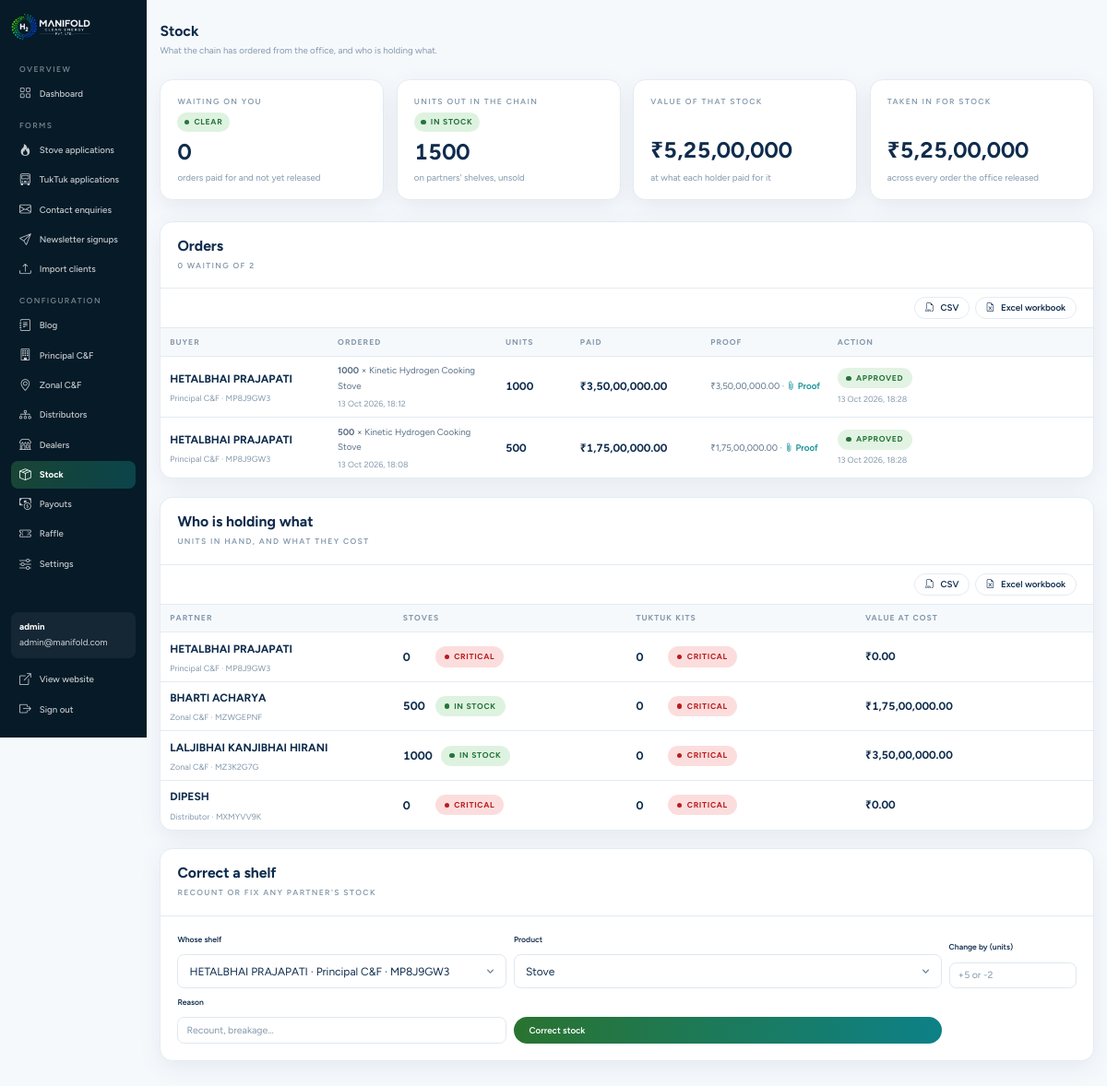
Screenshot of /admin/stock.php (signed in) with the database file from the repository.
### tables this page shows
CREATE TABLE `stock_orders` (
  `id` int(10) UNSIGNED NOT NULL,
  `buyer_type` enum('distributor','dealer','zonal_cf','principal_cf') NOT NULL,
  `buyer_id` int(10) UNSIGNED NOT NULL,
  `seller_type` enum('office','principal_cf','zonal_cf','distributor') NOT NULL DEFAULT 'office',
  `seller_id` int(10) UNSIGNED DEFAULT NULL,
  `product` enum('stove','tuktuk') DEFAULT NULL,
  `quantity` int(10) UNSIGNED DEFAULT NULL,
  `unit_price` decimal(10,2) DEFAULT NULL,
  `total_amount` decimal(14,2) NOT NULL,
  `status` enum('pending','approved','rejected') NOT NULL DEFAULT 'pending',
  `reference` varchar(120) DEFAULT NULL,
  `proof_path` varchar(255) DEFAULT NULL,
  `note` varchar(255) DEFAULT NULL,
  `reject_reason` varchar(255) DEFAULT NULL,
  `requested_at` datetime NOT NULL DEFAULT current_timestamp(),
  `decided_at` datetime DEFAULT NULL,
  `decided_by_admin` int(10) UNSIGNED DEFAULT NULL
);

CREATE TABLE `stock_order_items` (
  `id` int(10) UNSIGNED NOT NULL,
  `order_id` int(10) UNSIGNED NOT NULL,
  `product` enum('stove','tuktuk') NOT NULL,
  `quantity` int(10) UNSIGNED NOT NULL,
  `unit_price` decimal(10,2) NOT NULL,
  `line_total` decimal(14,2) NOT NULL
);

CREATE TABLE `stock_order_payments` (
  `id` int(10) UNSIGNED NOT NULL,
  `order_id` int(10) UNSIGNED NOT NULL,
  `amount` decimal(14,2) NOT NULL,
  `reference` varchar(120) DEFAULT NULL,
  `proof_path` varchar(255) DEFAULT NULL,
  `paid_at` datetime NOT NULL DEFAULT current_timestamp()
);

### admin/stock.php (the view, shortened to what the rows shown need)
<?php
require_once __DIR__ . '/lib.php';
$orders  = stock_orders_to_decide('office', null);
require __DIR__ . '/partials/layout-top.php';
?>
<div class="panel">
  <div class="panel__head">
    <div class="panel__head-text">
      <h2>Orders</h2>
    </div>
  </div>
  <div class="table-wrap">
    <table class="data-table data-table--dealers" data-paged="10" data-export="stock-order-requests">
      <colgroup>
      </colgroup>
      <thead>
        <tr>
          <th>Buyer</th>
          <th>Ordered</th>
          <th>Units</th>
          <th>Paid</th>
          <th>Proof</th>
          <th>Action</th>
        </tr>
      </thead>
      <tbody>
        <?php foreach ($orders as $order): ?>
          <tr>
            <td>
              <div class="cell-stack">
                <strong><?= e($order['buyer_name'] ?? '—') ?></strong>
                <span class="cell-sub">
                  <?= e(ucfirst(stock_tier_label((string) $order['buyer_type']))) ?> · <?= e($order['buyer_code'] ?? '') ?>
                </span>
              </div>
            </td>
            <td>
              <div class="cell-stack">
                <?php foreach (stock_order_items((int) $order['id']) as $orderItem): ?>
                  <span>
                    <b><?= (int) $orderItem['quantity'] ?></b> ×
                    <?= e(product_label((string) $orderItem['product'])) ?>
                  </span>
                <?php endforeach; ?>
                <span class="cell-sub"><?= e(format_datetime($order['requested_at'])) ?></span>
              </div>
            </td>
            <td class="td-amount stock-figure">
              <strong><?= stock_order_units((int) $order['id']) ?></strong>
            </td>
            <td class="td-amount">
              <div class="cell-stack">
                <strong><?= e(money((float) $order['paid_amount'])) ?></strong>
              </div>
            </td>
            <td>
              <div class="cell-stack">
                <?= stock_payments_html($order, static fn (array $p): string =>
                    'file.php?path=' . rawurlencode((string) $p['proof_path']) . '&dir=payments') ?>
              </div>
            </td>
            <td data-export="<?= e(stock_status_label((string) $order['status'])
                . (!empty($order['reject_reason']) ? ' — ' . $order['reject_reason'] : '')) ?>">
              <?php if ($order['status'] === 'pending'): ?>
                <div class="decide">
                  <form method="post">
                    <?= csrf_field() ?>
                    <input type="hidden" name="action" value="approve">
                    <input type="hidden" name="order_id" value="<?= (int) $order['id'] ?>">
                    <button type="submit" class="btn btn--primary btn--sm">
                      <i class="bi bi-check-lg" aria-hidden="true"></i> Payment received
                    </button>
                  </form>
                  <form method="post"
                        data-confirm="Turn this order down? No stock moves and nothing is deducted.">
                    <?= csrf_field() ?>
                    <input type="hidden" name="action" value="reject">
                    <input type="hidden" name="order_id" value="<?= (int) $order['id'] ?>">
                    <div class="decide__reason">
                      <label class="visually-hidden" for="reason-<?= (int) $order['id'] ?>">
                        Why this order is being turned down
                      </label>
                      <input id="reason-<?= (int) $order['id'] ?>" name="reason" type="text" maxlength="255"
                             placeholder="Why? They see this">
                      <button type="submit" class="btn btn--ghost btn--sm">Turn down</button>
                    </div>
                  </form>
                </div>
              <?php else: ?>
                <div class="decide__settled">
                  <span class="pill pill--<?= $order['status'] === 'approved' ? 'accepted' : 'rejected' ?>">
                    <?= e(stock_status_label((string) $order['status'])) ?>
                  </span>
                  <span class="cell-sub"><?= e(format_datetime($order['decided_at'])) ?></span>
                </div>
              <?php endif; ?>
            </td>
          </tr>
        <?php endforeach; ?>
      </tbody>
    </table>
  </div>
</div>
<div class="panel">
  <div class="panel__head">
    <div class="panel__head-text">
      <h2>Who is holding what</h2>
    </div>
  </div>
  <div class="table-wrap">
    <table class="data-table data-table--stack" data-paged="10" data-export="stock-holders">
      <thead>
        <tr>
          <th>Partner</th>
          <th>Stoves</th>
          <th>TukTuk kits</th>
          <th>Value at cost</th>
        </tr>
      </thead>
    </table>
  </div>
</div>
<div class="panel">
  <div class="panel__head">
    <div class="panel__head-text">
      <h2>Correct a shelf</h2>
    </div>
  </div>
</div>
<?php require __DIR__ . '/partials/layout-bottom.php'; ?>

### admin/lib.php (shortened to what the rows shown need)
<?php
require_once __DIR__ . '/config.php';
function product_label(string $product): string
{
    return $product === 'stove' ? 'Kinetic Hydrogen Cooking Stove' : 'Hydrogen Conversion Kit for TukTuk';
}
function stock_tier_label(string $type): string
{
    return [
        'office'       => 'the office',
        'principal_cf' => 'Principal C&F',
        'zonal_cf'     => 'Zonal C&F',
        'distributor'  => 'distributor',
        'dealer'       => 'dealer',
    ][$type] ?? $type;
}
function stock_status_label(string $status): string
{
    $labels = [
        'pending'  => 'Waiting for approval',
        'approved' => 'Approved',
        'rejected' => 'Turned down',
    ];
    return $labels[$status] ?? ucfirst($status);
}
function stock_order_payments(int $orderId): array
{
    $stmt = db()->prepare('SELECT * FROM stock_order_payments WHERE order_id = ? ORDER BY id');
    $stmt->execute([$orderId]);
    return $stmt->fetchAll();
}
function stock_payments_html(array $order, callable $urlFor): string
{
    $out = '';
    foreach (stock_order_payments((int) $order['id']) as $p) {
        $out .= '<span>' . e(money((float) $p['amount']));
        if (!empty($p['proof_path'])) {
            $out .= ' · <a class="link-arrow" data-viewer="Proof of payment" href="' . e($urlFor($p)) . '">'
                . '<i class="bi bi-paperclip" aria-hidden="true"></i> Proof</a>';
        }
        $out .= '</span>';
    }
    return $out !== '' ? $out : '<span class="cell-sub">none uploaded</span>';
}
function stock_order_items(int $orderId): array
{
    $stmt = db()->prepare(
        "SELECT * FROM stock_order_items WHERE order_id = ? ORDER BY FIELD(product, 'stove', 'tuktuk')"
    );
    $stmt->execute([$orderId]);
    return $stmt->fetchAll();
}
function stock_order_units(int $orderId): int
{
    $units = 0;
    foreach (stock_order_items($orderId) as $item) {
        $units += (int) $item['quantity'];
    }
    return $units;
}
function stock_orders_to_decide(string $sellerType, ?int $sellerId): array
{
    $stmt = db()->prepare(
        "SELECT o.*,
                (SELECT COALESCE(SUM(amount), 0) FROM stock_order_payments p WHERE p.order_id = o.id) AS paid_amount,
                COALESCE(pc.full_name, zc.full_name, di.full_name, de.full_name) AS buyer_name,
                COALESCE(pc.principal_code, zc.zonal_code, di.distributor_code, de.dealer_code) AS buyer_code
           FROM stock_orders o
           LEFT JOIN principal_cf pc ON o.buyer_type = 'principal_cf' AND pc.id = o.buyer_id
           LEFT JOIN zonal_cf     zc ON o.buyer_type = 'zonal_cf'     AND zc.id = o.buyer_id
           LEFT JOIN distributors di ON o.buyer_type = 'distributor'  AND di.id = o.buyer_id
           LEFT JOIN dealers      de ON o.buyer_type = 'dealer'       AND de.id = o.buyer_id
          WHERE o.seller_type = ? AND o.seller_id <=> ?
          ORDER BY FIELD(o.status, 'pending', 'approved', 'rejected'), o.requested_at DESC, o.id DESC"
    );
    $stmt->execute([$sellerType, $sellerType === 'office' ? null : $sellerId]);
    return $stmt->fetchAll();
}
function e(?string $value): string
{
    return htmlspecialchars((string) $value, ENT_QUOTES | ENT_SUBSTITUTE, 'UTF-8');
}
function format_datetime(?string $value): string
{
    return date('j M Y, H:i', strtotime($value));
}

### rows the page displays
stock_orders: buyer_name "HETALBHAI PRAJAPATI", buyer_type "Principal C&F", buyer_code "MP8J9GW3", requested_at "13 Oct 2026, 18:12", id "1000", paid_amount "₹3,50,00,000.00", status "APPROVED", decided_at "13 Oct 2026, 18:28"
stock_order_items: quantity "1000", product "Kinetic Hydrogen Cooking Stove"
stock_order_payments: amount "₹3,50,00,000.00"
stock_orders: buyer_name "HETALBHAI PRAJAPATI", buyer_type "Principal C&F", buyer_code "MP8J9GW3", requested_at "13 Oct 2026, 18:08", id "500", paid_amount "₹1,75,00,000.00", status "APPROVED", decided_at "13 Oct 2026, 18:28"
stock_order_items: quantity "500", product "Kinetic Hydrogen Cooking Stove"
stock_order_payments: amount "₹1,75,00,000.00"

### other values shown
$sidebarConfig['label'] "Stove applications"
$sidebarConfig['label'] "TukTuk applications"
$sidebarConfig['label'] "Contact enquiries"
$sidebarConfig['label'] "Newsletter signups"
$user['name'] "admin"
$user['email'] "admin@manifold.com"
$pageTitle "Stock"
$pageLead "What the chain has ordered from the office, and who is holding what."
count($waiting) "0"
$word "IN STOCK"
$outUnits "1500"
money_short($outValue) "₹5,25,00,000"
money_short($takenValue) "₹5,25,00,000"
count($orders) "2"
$holder['full_name'] "HETALBHAI PRAJAPATI"
